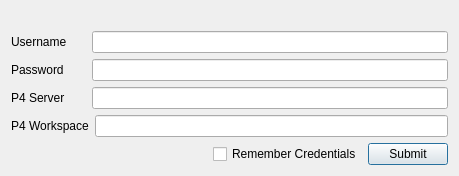
<?xml version="1.0" encoding="UTF-8"?>
<ui version="4.0">
 <class>Login</class>
 <widget class="QDialog" name="Login">
  <property name="geometry">
   <rect>
    <x>0</x>
    <y>0</y>
    <width>459</width>
    <height>174</height>
   </rect>
  </property>
  <property name="sizePolicy">
   <sizepolicy hsizetype="Minimum" vsizetype="Minimum">
    <horstretch>0</horstretch>
    <verstretch>0</verstretch>
   </sizepolicy>
  </property>
  <property name="windowTitle">
   <string>Form</string>
  </property>
  <layout class="QVBoxLayout" name="verticalLayout">
   <item>
    <widget class="QLabel" name="ui_loginMessage">
     <property name="text">
      <string/>
     </property>
    </widget>
   </item>
   <item>
    <layout class="QHBoxLayout" name="horizontalLayout">
     <item>
      <widget class="QLabel" name="label">
       <property name="minimumSize">
        <size>
         <width>75</width>
         <height>0</height>
        </size>
       </property>
       <property name="text">
        <string>Username</string>
       </property>
      </widget>
     </item>
     <item>
      <widget class="QLineEdit" name="ui_username"/>
     </item>
    </layout>
   </item>
   <item>
    <layout class="QHBoxLayout" name="horizontalLayout_2">
     <item>
      <widget class="QLabel" name="label_2">
       <property name="minimumSize">
        <size>
         <width>75</width>
         <height>0</height>
        </size>
       </property>
       <property name="text">
        <string>Password</string>
       </property>
      </widget>
     </item>
     <item>
      <widget class="QLineEdit" name="ui_password"/>
     </item>
    </layout>
   </item>
   <item>
    <layout class="QHBoxLayout" name="horizontalLayout_4">
     <item>
      <widget class="QLabel" name="label_3">
       <property name="minimumSize">
        <size>
         <width>75</width>
         <height>0</height>
        </size>
       </property>
       <property name="text">
        <string>P4 Server</string>
       </property>
      </widget>
     </item>
     <item>
      <widget class="QLineEdit" name="ui_port"/>
     </item>
    </layout>
   </item>
   <item>
    <layout class="QHBoxLayout" name="horizontalLayout_5">
     <item>
      <widget class="QLabel" name="label_4">
       <property name="minimumSize">
        <size>
         <width>75</width>
         <height>0</height>
        </size>
       </property>
       <property name="text">
        <string>P4 Workspace</string>
       </property>
      </widget>
     </item>
     <item>
      <widget class="QLineEdit" name="ui_client"/>
     </item>
    </layout>
   </item>
   <item>
    <layout class="QHBoxLayout" name="horizontalLayout_3">
     <item>
      <spacer name="horizontalSpacer">
       <property name="orientation">
        <enum>Qt::Horizontal</enum>
       </property>
       <property name="sizeHint" stdset="0">
        <size>
         <width>40</width>
         <height>20</height>
        </size>
       </property>
      </spacer>
     </item>
     <item>
      <widget class="QCheckBox" name="ui_saveOption">
       <property name="text">
        <string>Remember Credentials</string>
       </property>
      </widget>
     </item>
     <item>
      <widget class="QPushButton" name="ui_submit">
       <property name="text">
        <string>Submit</string>
       </property>
      </widget>
     </item>
    </layout>
   </item>
  </layout>
  <action name="actionShow_in_explorer">
   <property name="text">
    <string>Show in explorer</string>
   </property>
  </action>
 </widget>
 <resources/>
 <connections/>
</ui>
